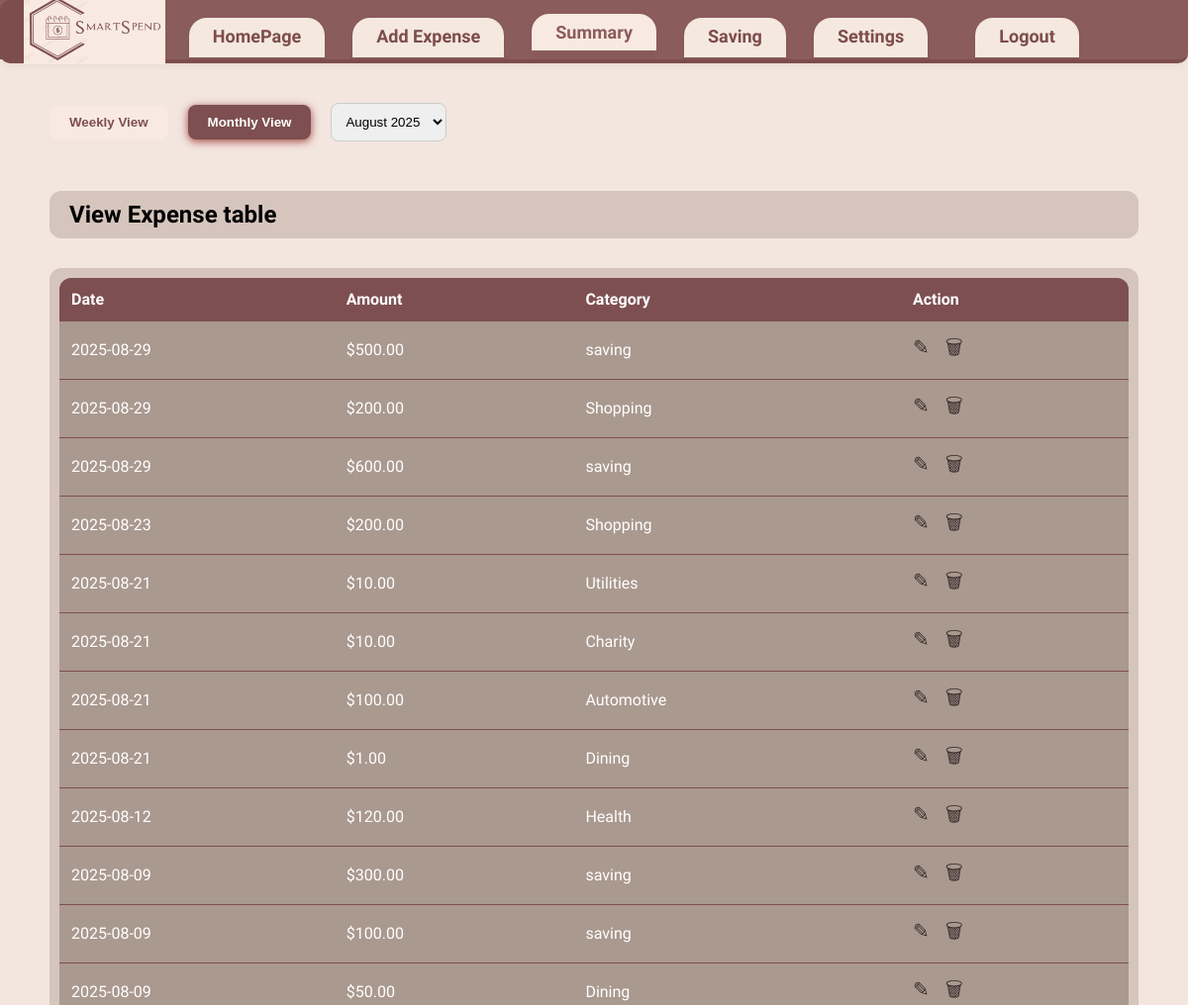
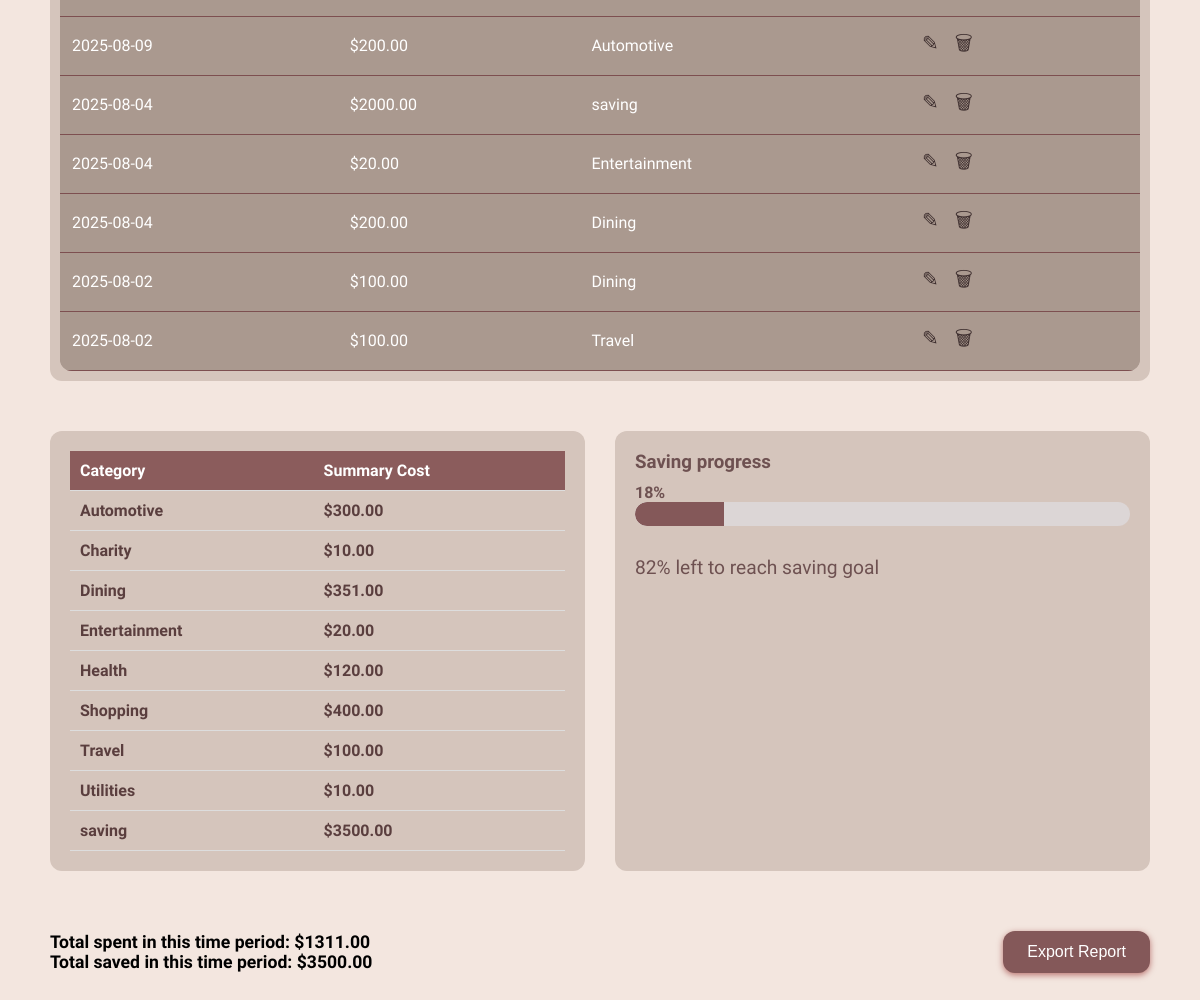
Page /summary on the committed database (2 pictures, top to bottom).
### tables this page shows
CREATE TABLE Expenses (
                        id INTEGER PRIMARY KEY AUTOINCREMENT,
                        amount REAL,
                        date TEXT,
                        description TEXT,
                        category TEXT,
                        timestamp TEXT
                    );

### app.py (the view, shortened to what this page needs)
@app.route('/summary')
def summary():
    view_mode = request.args.get('view', 'monthly')
    selected_period_label = request.args.get('period')
    with db_manager.connect() as conn:
        c = conn.cursor()
        c.execute('SELECT DISTINCT strftime("%Y-%m", date) FROM Expenses ORDER BY date DESC')
        month_keys = [row[0] for row in c.fetchall()]
        c.execute('SELECT DISTINCT strftime("%Y-%W", date) FROM Expenses ORDER BY date DESC')
        week_keys = [row[0] for row in c.fetchall()]
        month_periods = [month_name[int(m.split("-")[1])] + " " + m.split("-")[0] for m in month_keys]
        week_periods = [f"Week {int(w.split('-')[1])} {w.split('-')[0]}" for w in week_keys]
        if not selected_period_label:
            if view_mode == 'monthly' and month_keys:
                selected_period_label = month_periods[0]
            elif view_mode == 'weekly' and week_keys:
                selected_period_label = week_periods[0]
        if view_mode == 'monthly':
            periods = month_periods
            if selected_period_label in periods:
                idx = periods.index(selected_period_label)
                query_period = month_keys[idx]
            else:
                query_period = datetime.now().strftime('%Y-%m')
                selected_period_label = month_name[int(query_period.split('-')[1])] + " " + query_period.split('-')[0]
        try:
            if view_mode == 'monthly':
                c.execute('SELECT * FROM Expenses WHERE strftime("%Y-%m", date) = ? ORDER BY date DESC', (query_period,))
            else:
                c.execute('SELECT * FROM Expenses WHERE strftime("%Y-%W", date) = ? ORDER by date DESC', (query_period,))
            expenses = c.fetchall()
            if view_mode == 'monthly':
                c.execute('SELECT category, SUM(amount) FROM Expenses WHERE strftime("%Y-%m", date) = ? GROUP BY category', (query_period,))
            else:
                c.execute('SELECT category, SUM(amount) FROM Expenses WHERE strftime("%Y-%W", date) = ? GROUP BY category', (query_period,))
            summary_data = c.fetchall()
            if view_mode == 'monthly':
                c.execute('SELECT SUM(amount) FROM Expenses WHERE strftime("%Y-%m", date) = ? AND category != "saving"', (query_period,))
                total_spent = c.fetchone()[0] or 0
                c.execute('SELECT SUM(amount) FROM Expenses WHERE category = "saving" AND strftime("%Y-%m", date) = ?', (query_period,))
                total_saved = c.fetchone()[0] or 0
            c.execute('SELECT target_amount FROM Goals WHERE is_active = 1')
            goal = c.fetchone()
            saving_percent = 0
            if goal and goal[0] > 0:
                saving_percent = int(round((total_saved / goal[0]) * 100))
                saving_percent = max(0, min(saving_percent, 100))
        except Exception as e:
            print(f"Error fetching summary data: {e}")
            expenses = []
            summary_data = []
            total_spent = 0
            total_saved = 0
            saving_percent = 0
        try:
            total_spent = float(total_spent)
        except (TypeError, ValueError):
            total_spent = 0.0
        try:
            total_saved = float(total_saved)
        except (TypeError, ValueError):
            total_saved = 0.0
        summary_data = [(cat, float(tot) if tot is not None else 0.0) for cat, tot in summary_data]
        expenses = [(
            exp[0],
            float(exp[1]) if exp[1] is not None else 0.0,
            exp[2],
            exp[3],
            exp[4],
            exp[5]
        ) for exp in expenses]
    return render_template(
        'summary.html',
        expenses=expenses,
        summary_data=summary_data,
        total_spent=total_spent,
        total_saved=total_saved,
        saving_percent=saving_percent,
        periods=periods,
        selected_period=selected_period_label,
        view_mode=view_mode
    )

### app.py (called while the page is built)
    @contextmanager
    def connect(self):
        if not hasattr(self._local, 'connection'):
            self._local.connection = sqlite3.connect(self.db_name, check_same_thread=False)
            self._local.connection.row_factory = sqlite3.Row
        try:
            yield self._local.connection
        except Exception:
            self._local.connection.rollback()
            raise
        else:
            self._local.connection.commit()

### templates/summary.html (shortened to what this page needs)
<!DOCTYPE html>
<html lang="en">
<head>
  <link rel="stylesheet" href="{{ url_for('static', filename='summary.css') }}" />
</head>
<body>
  <header class="navbar">
  <img src="{{ url_for('static', filename='logo.png') }}" alt="SmartSpend Logo" class="nav-logo" />
  <nav>
    <a href="/home">HomePage</a>
    <a href="/add">Add Expense</a>
    <a href="/summary" class="active">Summary</a>
    <a href="/saving">Saving</a>
    <a href="/settings">Settings</a>
    <a href="/logout" style="float: right; margin-left: 20px;">Logout</a>
  </nav>
  </header>
  <div class="container">
    <main class="summary-page">
        <div class="controls">
          <button id="weekly" class="{{ 'active' if view_mode == 'weekly' else '' }}" onclick="window.location.href='?view=weekly'">Weekly View</button>
          <button id="monthly" class="{{ 'active' if view_mode == 'monthly' else '' }}" onclick="window.location.href='?view=monthly'">Monthly View</button>
          <select id="period" onchange="window.location.href='?view={{ view_mode }}&period='+this.value">
            {% for period in periods %}
              <option value="{{ period }}" {% if period == selected_period %}selected{% endif %}>{{ period }}</option>
            {% endfor %}
          </select>
        </div>
        <h2>View Expense table</h2>
        <div class="table-container">
          <table>
            <thead>
              <tr>
                <th>Date</th>
                <th>Amount</th>
                <th>Category</th>
                <th>Action</th>
              </tr>
            </thead>
            <tbody>
              {% if expenses %}
                {% for exp in expenses %}
                  <tr>
                    <td>{{ exp[2] }}</td>
                    <td>${{ "%.2f"|format(exp[1]) }}</td>
                    <td>{{ exp[4] }}</td>
                    <td>
                      <a href="/edit-expense/{{ exp[0] }}" title="Edit">&#9998;</a>
                      <a href="/delete-expense/{{ exp[0] }}" title="Delete" onclick="return confirm('Delete this expense?')">&#128465;</a>
                    </td>
                  </tr>
                {% endfor %}
              {% else %}
                <tr><td colspan="4">No expenses recorded</td></tr>
              {% endif %}
            </tbody>
          </table>
        </div>
        <div class="summary-bottom">
          <div class="category-summary">
            <table>
              <thead>
                <tr>
                  <th>Category</th>
                  <th>Summary Cost</th>
                </tr>
              </thead>
              <tbody>
                {% for cat, tot in summary_data %}
                  <tr>
                    <td>{{ cat }}</td>
                    <td>${{ "%.2f"|format(tot) }}</td>
                  </tr>
                {% endfor %}
              </tbody>
            </table>
          </div>
          <div class="saving-progress">
            <h3>Saving progress</h3>
            <div class="progress-label">{{ saving_percent }}%</div>
            <div class="progress-bar">
              <div class="fill" style="width: {{ saving_percent }}%;"></div>
            </div>
            <div class="progress-text">{{ 100 - saving_percent }}% left to reach saving goal</div>
          </div>
        </div>
        <div class="footer">
          <div>
            <div>Total spent in this time period: ${{ "%.2f"|format(total_spent) }}</div>
            <div>Total saved in this time period: ${{ "%.2f"|format(total_saved) }}</div>
          </div>
          <div>
            <button id="export" onclick="window.location.href='/export-report?view={{ view_mode }}&period={{ selected_period }}'">Export Report</button>
          </div>
        </div>
      </main>
    </div>
</body>
</html>

### static/summary.css (style rules this page uses)
body, html { margin: 0; padding: 0; height: 100%; font-family: 'Work Sans', sans-serif; background-color: #f3e6df; }
.navbar { background-color: #8b5c5c; display: flex; align-items: center; justify-content: flex-start; padding: 0; height: 60px; border-bottom: 4px solid #7d4c4c; border-radius: 0 0 10px 10px; box-shadow: 0 2px 8px rgba(0,0,0,0.06); position: relative; }
.navbar::before { content: ""; position: absolute; left: 0; top: 0; width: 120px; height: 100%; background-color: #7d4c4c; border-radius: 10px 0 0 0; z-index: 0; }
.nav-logo { height: 70px; margin-left: 24px; margin-right: 24px; position: relative; z-index: 1; }
.navbar nav { display: flex; gap: 18px; position: relative; z-index: 1; }
.navbar nav a { color: #7d4c4c; text-decoration: none; font-size: 18px; font-family: 'Baloo Bhai', cursive; font-weight: 700; background: #f5e9df; border-radius: 18px 18px 0 0; padding: 8px 24px; margin-right: 10px; box-shadow: 0 2px 4px rgba(0,0,0,0.04); border: none; transition: background 0.2s; position: relative; top: 8px; }
.navbar nav a.active, .navbar nav a:focus { background: #F9EAE1; color: #8b5c5c; border-bottom: 3px solid #8b5c5c; top: 4px; }
.controls { display: flex; align-items: center; gap: 20px; }
.controls button { padding: 10px 20px; border: none; border-radius: 8px; background-color: #f9eae1; color: #7D4F50; font-weight: 600; cursor: pointer; }
.controls button.active { background-color: #7D4F50; color: #fff; box-shadow: 0 2px 8px rgba(128, 0, 0, 0.7); }
.controls select { padding: 10px; border-radius: 8px; border: 1px solid #ccc; cursor: pointer; }
.summary-page > h2 { background-color: #D5C5BC; padding: 10px 20px; border-radius: 12px; color: #000000; font-weight: 700; display: inline-block; margin-bottom: 0; }
.table-container { overflow-y: visible; border-radius: 12px; background-color: #D5C5BC; padding: 10px; box-sizing: border-box; }
.table-container table { width: 100%; border-collapse: collapse; background-color: #AA998F; border-radius: 12px; overflow: hidden; }
.table-container th, .table-container td { padding: 12px; text-align: left; border-bottom: 1px solid #7D4F50; color: #fff; }
.table-container th { background-color: #7D4F50; font-weight: 700; }
.table-container tbody tr { background-color: #AA998F; }
.table-container tbody tr:nth-child(even) { background-color: #AA998F; }
.table-container td a { margin-right: 12px; color: #3e2f2f; font-size: 20px; text-decoration: none; cursor: pointer; transition: color 0.2s; }
.summary-bottom { display: flex; gap: 30px; margin-top: 20px; }
.category-summary, .saving-progress { flex: 1; background-color: #D5C5BC; padding: 20px; border-radius: 12px; }
.category-summary h3, .saving-progress h3 { margin-top: 0; color: #7D4F50; }
.category-summary table { width: 100%; border-collapse: collapse; }
.category-summary th, .category-summary td { padding: 10px; border-bottom: 1px solid #ddd; text-align: left; color: #5a3e3e; font-weight: 600; }
.category-summary th { background-color: #8b5c5c; color: #fff; font-weight: 700; }
.saving-progress { background-color: #D5C5BC; }
.saving-progress h3 { font-weight: 700; color: #6e5151; margin-bottom: 10px; }
.progress-label { font-weight: 700; color: #6e5151; min-width: 50px; }
.progress-bar { flex: 1; background-color: #dcd6d6; border-radius: 20px; height: 24px; overflow: hidden; }
.progress-bar .fill { background-color: #845859; height: 100%; border-radius: 20px 0 0 20px; }
.progress-text { font-size: 1.2em; color: #6e5151; margin-top: 30px; }
.footer { display: flex; justify-content: space-between; align-items: center; margin-top: 30px; font-weight: 700; color: #000000; font-size: 1.1em; flex-wrap: wrap; gap: 20px; }
.footer button { padding: 12px 24px; background-color: #845859; color: #fff; border: none; border-radius: 12px; font-size: 16px; cursor: pointer; box-shadow: 0 2px 6px rgba(128, 0, 0, 0.5); transition: background-color 0.3s; }
.container { display: flex; height: 100vh; }
.summary-page { padding: 40px 50px; flex: 1; overflow-y: auto; display: flex; flex-direction: column; gap: 30px; }

### rows in the picture
Expenses: date "2025-08-29", amount "500.00", category "saving"
Expenses: date "2025-08-29", amount "200.00", category "Shopping"
Expenses: date "2025-08-29", amount "600.00", category "saving"
Expenses: date "2025-08-23", amount "200.00", category "Shopping"
Expenses: date "2025-08-21", amount "10.00", category "Utilities"
Expenses: date "2025-08-21", amount "10.00", category "Charity"
Expenses: date "2025-08-21", amount "100.00", category "Automotive"
Expenses: date "2025-08-21", amount "1.00", category "Dining"
Expenses: date "2025-08-12", amount "120.00", category "Health"
Expenses: date "2025-08-09", amount "300.00", category "saving"
Expenses: date "2025-08-09", amount "100.00", category "saving"
Expenses: date "2025-08-09", amount "50.00", category "Dining"
Expenses: date "2025-08-09", amount "200.00", category "Automotive"
Expenses: date "2025-08-04", amount "2000.00", category "saving"
Expenses: date "2025-08-04", amount "20.00", category "Entertainment"
Expenses: date "2025-08-04", amount "200.00", category "Dining"
Expenses: date "2025-08-02", amount "100.00", category "Dining"
Expenses: date "2025-08-02", amount "100.00", category "Travel"

### other values in the picture
{{ cat }} "Automotive" "Dining" "Shopping" "saving"
{{ "%.2f"|format(tot) }} "300.00" "351.00" "400.00" "3500.00"
{{ saving_percent }} "18"
{{ 100 - saving_percent }} "82"
{{ "%.2f"|format(total_spent) }} "1311.00"
{{ "%.2f"|format(total_saved) }} "3500.00"
form field value "August 2025"
